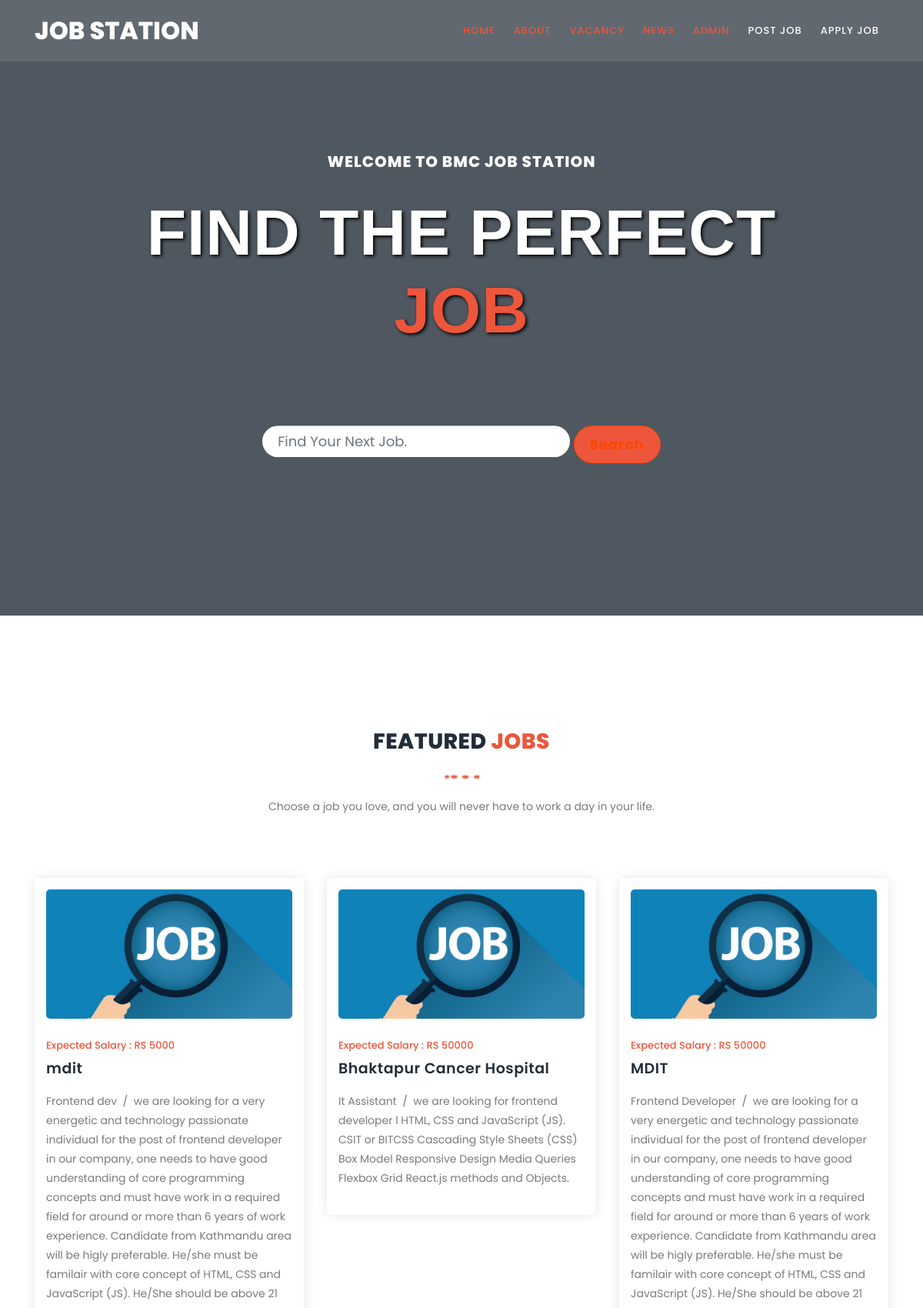
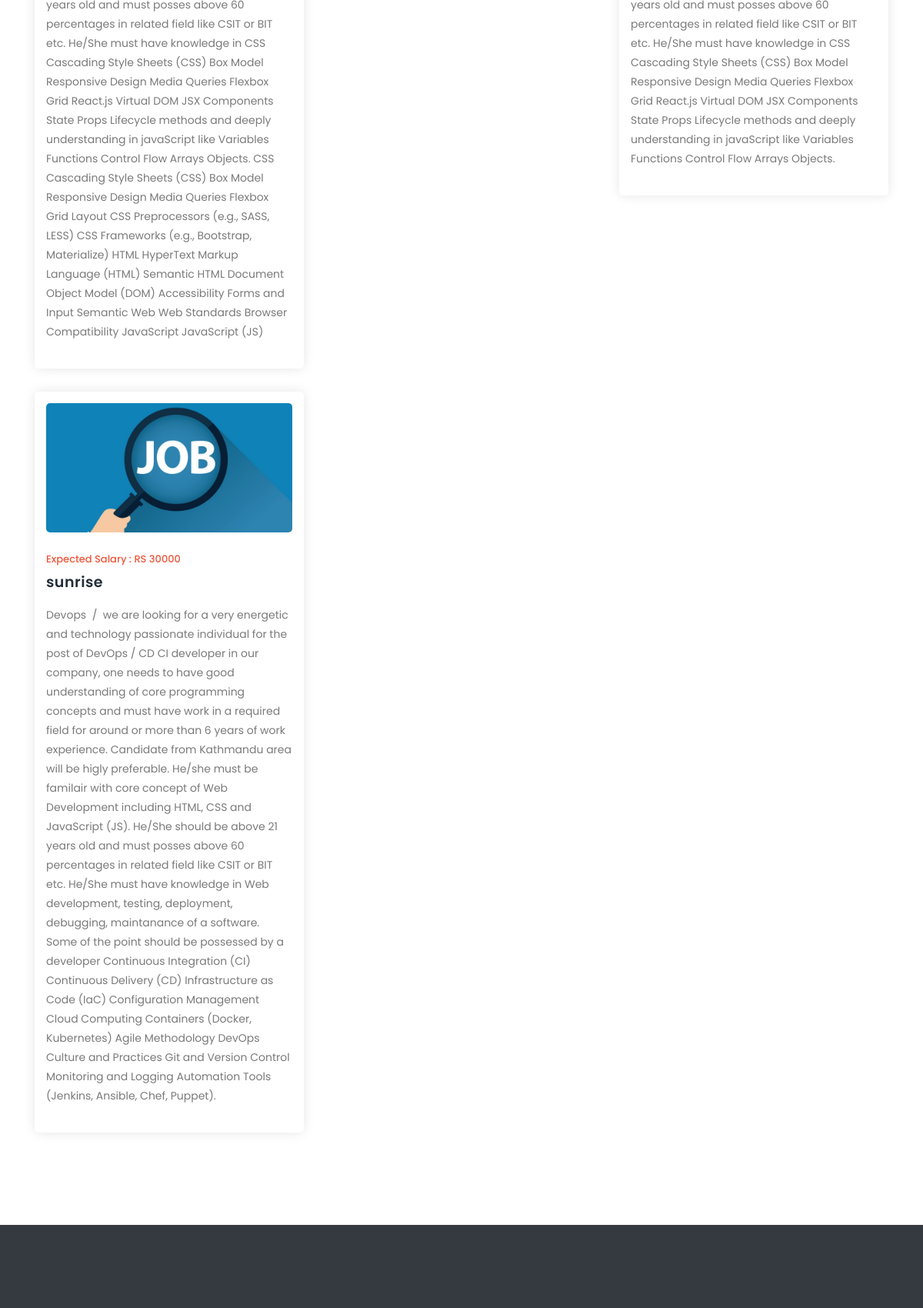
Page /test.php (upper part) on the committed database (2 pictures, top to bottom).
### tables this page shows
CREATE TABLE `job_master` (
  `JobId` int(11) NOT NULL,
  `CompanyName` varchar(255) NOT NULL,
  `JobTitle` varchar(255) NOT NULL,
  `Age` varchar(255) NOT NULL,
  `Vacancy` int(11) NOT NULL,
  `MinQualification` varchar(255) NOT NULL,
  `Requirement` text NOT NULL,
  `Description` text NOT NULL,
  `ExpectedSalary` varchar(255) NOT NULL
);

### test.php (the view, shortened to what this page needs)
<!DOCTYPE html>
<html lang="en">
<head>
    <link rel="stylesheet" type="text/css" href="assets/css/bootstrap.min.css">
    <link rel="stylesheet" type="text/css" href="assets/css/font-awesome.css">
    <link rel="stylesheet" href="assets/css/style.css">
</head>
<body>
    <header class="header-area header-sticky">
        <div class="container">
            <div class="row">
                <div class="col-12">
                    <nav class="main-nav">
                        <a href="index.php" class="logo">Job Station</a>
                        <ul class="nav">
                            <li><a href="index.php" class="active">Home</a></li>
                            <li><a href="#schedule" class="active">About</a></li>
                            <li><a href="#trainers" class="active">Vacancy</a></li>
                            <li><a href="#our-classes" class="active">News</a></li>
                            <li><a href="./admin/admin_login.php" class="active">ADMIN</a></li>
                            <li><a href="./employer/registration.php">POST JOB</a></li>
                            <li><a href="./job seeker/registration.php">Apply JOB</a></li>
                        </ul>
                    </nav>
                </div>
            </div>
        </div>
    </header>
    <div class="main-banner" id="top">
        <video autoplay muted loop id="bg-video">
            <source src="assets/images/video3.mp4" type="video/mp4" />
        </video>
        <div class="video-overlay header-text">
            <div class="caption">
                <h6>WELCOME TO Bmc JOB STATION</h6>
                <h2>Find the perfect <em>Job</em></h2>
                <br>
                <form class="d-flex justify-content-center" role="search">
                    <input style="width : 400px;" class="form-control me-2" type="search" placeholder="Find Your Next Job." aria-label="Search">
                    &nbsp; <button class="btn btn-outline-success" style="color : orangered; border-color: orangered; " type="submit">Search</button>
                </form>
            </div>
        </div>
    </div>
    <section class="section" id="trainers">
        <div class="container">
            <div class="row">
                <div class="col-lg-6 offset-lg-3">
                    <div class="section-heading">
                        <h2>Featured <em>Jobs</em></h2>
                        <img src="assets/images/line-dec.png" alt="">
                        <p>Choose a job you love, and you will never have to work a day in your life.</p>
                    </div>
                </div>
            </div>
            <div class="row">
                <?php
                include 'connection/db.php';
                $sql = "select * from job_master";
                $result = mysqli_query($conn, $sql);
                while ($row = mysqli_fetch_array($result)) {
                ?>
                    <div class="col-lg-4">
                        <a href="./job seeker/registration.php">
                            <div class="trainer-item">
                                <div class="image-thumb">
                                    <img src="assets/images/job.jpg" alt="job">
                                </div>
                                <div class="down-content">
                                    <span>Expected Salary : RS <?php echo $row['ExpectedSalary']; ?></span>
                                    <h4><?php echo $row['CompanyName']; ?></h4>
                                    <p><?php echo $row['JobTitle']; ?> &nbsp;/&nbsp; <?php echo $row['Description']; ?></p>
                                </div>
                            </div>
                        </a>
                    </div>
                <?php
                }
                ?>
            </div>
        </div>
    </section>
    <div class="container-fluid bg-dark testimonial-container py-5">
        <div class="container">
            <div class="row">
                <div class="col-lg-6 offset-lg-3">
                </div>
            </div>
        </div>
    </div>
</body>
</html>

### rows in the picture
job_master: ExpectedSalary "5000", CompanyName "mdit", JobTitle "Frontend dev", Description "we are looking for a very energetic and technology passionate individual for the post of frontend developer in our company, one needs to have good understanding of core programming concepts and must have work in a required field for around or more than 6 years of work experience. Candidate from Kathmandu area will be higly preferable. He/she must be familair with core concept of HTML, CSS and JavaScript (JS). He/She should be above 21 years old and must posses above 60 percentages in related field like CSIT or BIT etc. He/She must have knowledge in CSS Cascading Style Sheets (CSS) Box Model Responsive Design Media Queries Flexbox Grid React.js Virtual DOM JSX Components State Props…"
job_master: ExpectedSalary "50000", CompanyName "Bhaktapur Cancer Hospital", JobTitle "It Assistant", Description "we are looking for frontend developer l HTML, CSS and JavaScript (JS). CSIT or BITCSS Cascading Style Sheets (CSS) Box Model Responsive Design Media Queries Flexbox Grid React.js methods and Objects."
job_master: ExpectedSalary "50000", CompanyName "MDIT", JobTitle "Frontend Developer", Description "we are looking for a very energetic and technology passionate individual for the post of frontend developer in our company, one needs to have good understanding of core programming concepts and must have work in a required field for around or more than 6 years of work experience. Candidate from Kathmandu area will be higly preferable. He/she must be familair with core concept of HTML, CSS and JavaScript (JS). He/She should be above 21 years old and must posses above 60 percentages in related field like CSIT or BIT etc. He/She must have knowledge in CSS Cascading Style Sheets (CSS) Box Model Responsive Design Media Queries Flexbox Grid React.js Virtual DOM JSX Components State Props…"
job_master: ExpectedSalary "30000", CompanyName "sunrise", JobTitle "Devops", Description "we are looking for a very energetic and technology passionate individual for the post of DevOps / CD CI developer in our company, one needs to have good understanding of core programming concepts and must have work in a required field for around or more than 6 years of work experience. Candidate from Kathmandu area will be higly preferable. He/she must be familair with core concept of Web Development including HTML, CSS and JavaScript (JS). He/She should be above 21 years old and must posses above 60 percentages in related field like CSIT or BIT etc. He/She must have knowledge in Web development, testing, deployment, debugging, maintanance of a software. Some of the point should be…"
